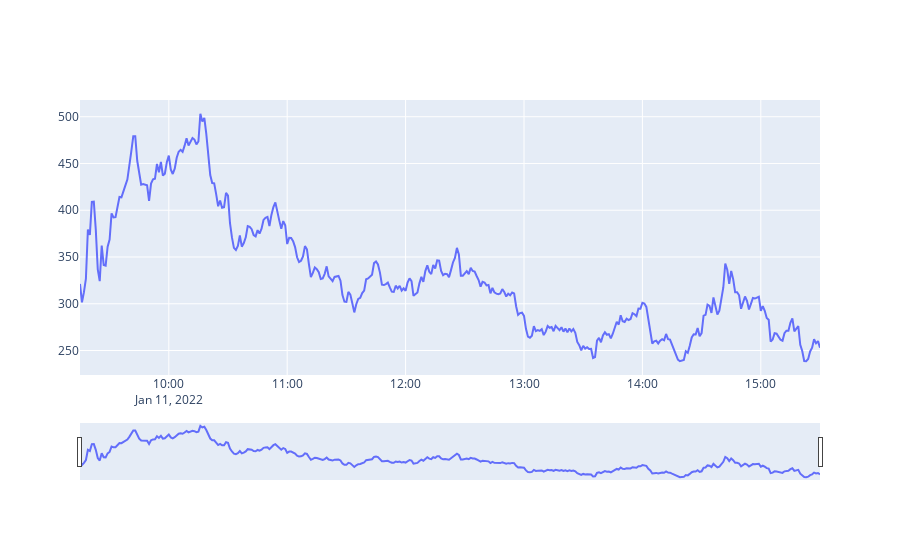

Notebook code for this chart:
### Code cell
# BANKNIFTY or NIFTY
symbol = "BANKNIFTY"
# Strike price of the option
strike = 36000
# Call = CE, Put = PE
option = "CE"
# expiry in the format 09APR22 ( NOTE - Please check the expiry, it should be on a Thursday)
expiry = "24FEB22"

start = datetime.date(year, 2, 24)
end = datetime.date(year, 2, 24)

optionsymbol = symbol + expiry + str(strike) + option 

print("Option symbol is "+ optionsymbol)

opdf_list = []
delta = datetime.timedelta(days=1)

while start <= end:
  date_string = start.strftime("%Y/Data%Y%m%d.csv")
  if symbol == "BANKNIFTY":
    path = Banknifty_Path + date_string
  elif symbol == "NIFTY":
    path = Nifty_Path + date_string
    print(path)
  my_file = Path(path)
  if my_file.exists() :
    print("Reading file for date - " + str(start))
    masterdf = atom.LoadDF(path)
    opdf = masterdf[masterdf.symbol == optionsymbol]
    opdf_list.append(opdf)
  else:
    print("File does not exist for date - " + str(start))
  
  start += delta

option_data = pd.concat(opdf_list)

vis.plotOptionData(option_data)

### Figure 1 — Plotly figure (JSON) as saved in the notebook; plotly's stock layout.template omitted (floating-point values rounded to 4 significant figures; data arrays with more than 128 entries replaced by an {"elided": "..."} marker saying what was removed)
{"data": [{"mode": "lines", "name": "Close", "type": "scatter", "x": {"elided": "376 str values"}, "y": {"elided": "376 float values"}}], "layout": {"xaxis": {"rangebreaks": [{"bounds": ["sat", "mon"]}, {"bounds": [16, 9], "pattern": "hour"}], "rangeslider": {"visible": true}, "showticklabels": true}, "yaxis": {"showticklabels": true}}}
